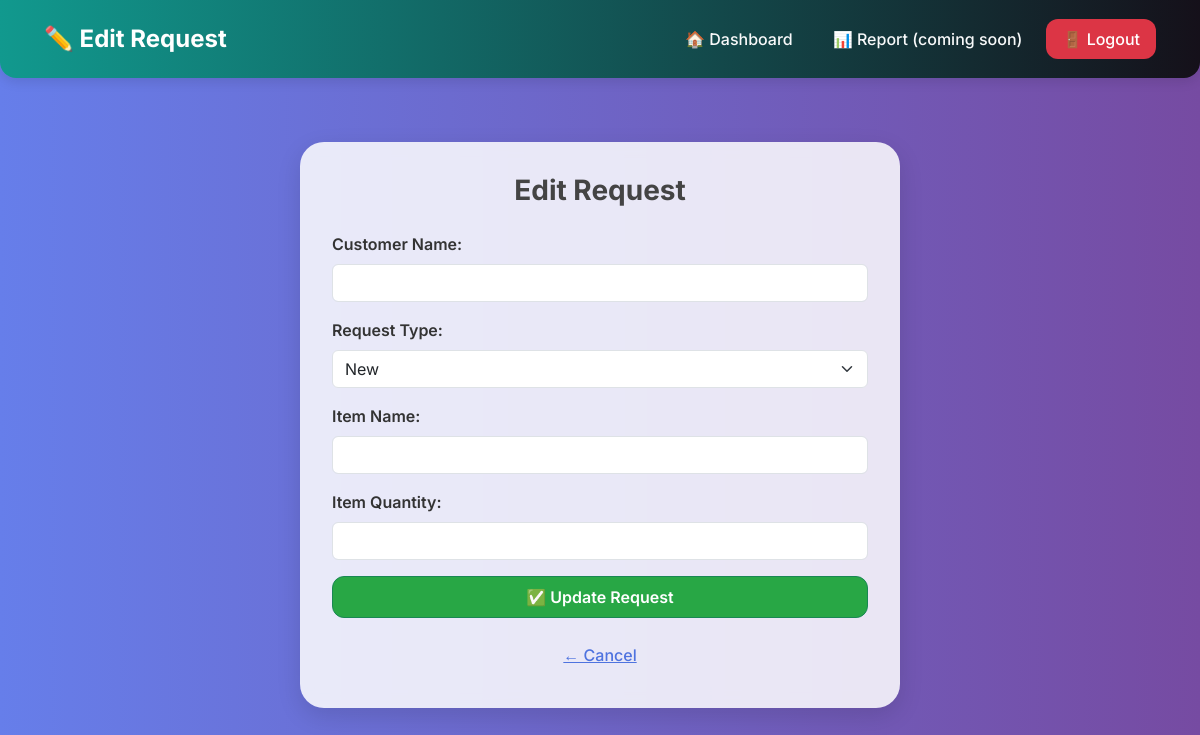
Page /edit_request/79 (signed in) on the earlier database version.
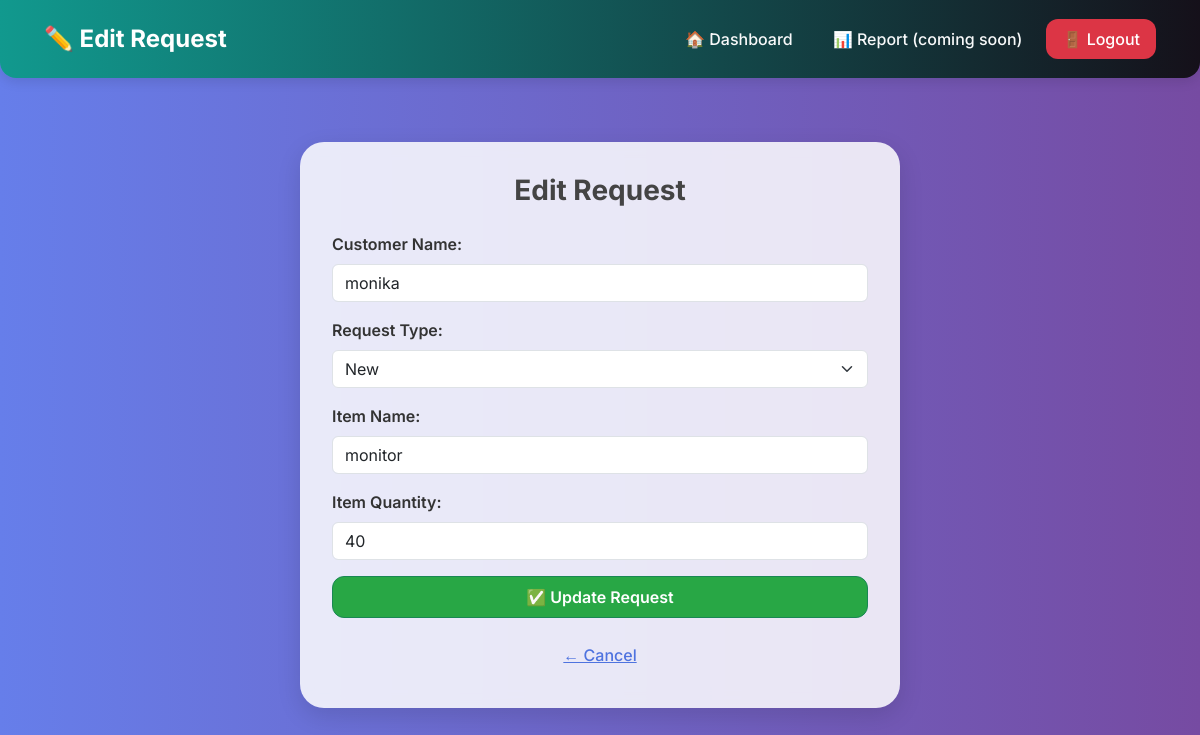
Same page on the later database version.
### tables this page shows
CREATE TABLE "requests" (
	"id"	INTEGER,
	"item"	TEXT,
	"item_quantity"	INTEGER,
	"comment"	NUMERIC,
	"created_by"	TEXT NOT NULL,
	"assigned_to"	TEXT DEFAULT 'warehouse',
	"status"	TEXT DEFAULT 'Submitted' CHECK("status" IN ('Submitted', 'In Review', 'Fulfilled', 'Declined', 'Forwarded to Production')),
	"created_at"	TEXT DEFAULT CURRENT_TIMESTAMP,
	"updated_at"	TEXT DEFAULT CURRENT_TIMESTAMP,
	"warehouse_comment"	TEXT,
	"tracking_id"	TEXT,
	"courier_name"	TEXT,
	"delivery_date"	TEXT,
	"shipment_status"	TEXT DEFAULT 'Pending',
	"stock_available"	TEXT DEFAULT 'Yes' CHECK("stock_available" IN ('Yes', 'No')),
	"planner_comments"	TEXT,
	"estimated_completion_date"	TEXT,
	"urgency"	TEXT, was_forwarded INTEGER DEFAULT 0, customer_name TEXT, customer_id TEXT, request_type TEXT DEFAULT 'New', response TEXT,
	PRIMARY KEY("id" AUTOINCREMENT)
);

### app.py (the view, shortened to what this page needs)
@app.route('/edit_request/<int:request_id>', methods=['GET', 'POST'])
def edit_request(request_id):
    if session.get('role') != 'sales':
        return redirect(url_for('login'))
    conn = get_db_connection()
    cursor = conn.cursor()
    cursor.execute('SELECT * FROM requests WHERE id=?', (request_id,))
    request_data = cursor.fetchone()
    conn.close()
    return render_template('edit_request.html', request=request_data)

### app.py (called while the page is built)
def get_db_connection():
    conn = sqlite3.connect(DB_PATH, check_same_thread=False)
    conn.row_factory = sqlite3.Row
    return conn

### Templates/edit_request.html (shortened to what this page needs)
<!DOCTYPE html>
<html lang="en">
<head>
    <link href="https://cdn.jsdelivr.net/npm/bootstrap@5.3.3/dist/css/bootstrap.min.css" rel="stylesheet">
</head>
<body>
<nav class="navbar navbar-expand-lg">
    <div class="container-fluid d-flex justify-content-between align-items-center flex-wrap gap-2">
        <span class="navbar-brand">✏️ Edit Request</span>
        <div class="d-flex gap-2 flex-wrap">
            <a href="{{ url_for('sales_dashboard') }}" class="btn btn-outline-light">🏠 Dashboard</a>
            <a href="#" class="btn btn-outline-light">📊 Report (coming soon)</a>
            <a href="{{ url_for('logout') }}" class="btn btn-danger">🚪 Logout</a>
        </div>
    </div>
</nav>
<div class="form-container">
    <h3 class="text-center">Edit Request</h3>
    <form method="POST">
        <div class="mb-3">
            <label for="customer_name" class="form-label">Customer Name:</label>
            <input type="text" class="form-control" name="customer_name" value="{{ request.customer_name }}" required>
        </div>
        <div class="mb-3">
            <label for="request_type" class="form-label">Request Type:</label>
            <select class="form-select" name="request_type" required>
                <option value="New" {% if request.request_type == 'New' %}selected{% endif %}>New</option>
            </select>
        </div>
        <div class="mb-3">
            <label for="item" class="form-label">Item Name:</label>
            <input type="text" class="form-control" name="item" value="{{ request.item }}" required>
        </div>
        <div class="mb-3">
            <label for="item_quantity" class="form-label">Item Quantity:</label>
            <input type="number" class="form-control" name="item_quantity" value="{{ request.item_quantity }}" min="1" required>
        </div>
        <button type="submit" class="btn btn-success w-100">✅ Update Request</button>
        <div class="text-center mt-3">
            <a href="{{ url_for('sales_dashboard') }}" class="btn btn-link">← Cancel</a>
        </div>
    </form>
</div>
</body>
</html>

Differences in the rows shown:
added requests: customer_name "monika", request_type "New", item "monitor", item_quantity "40"
Other differences:
form field request_type: "New" → (not shown)
